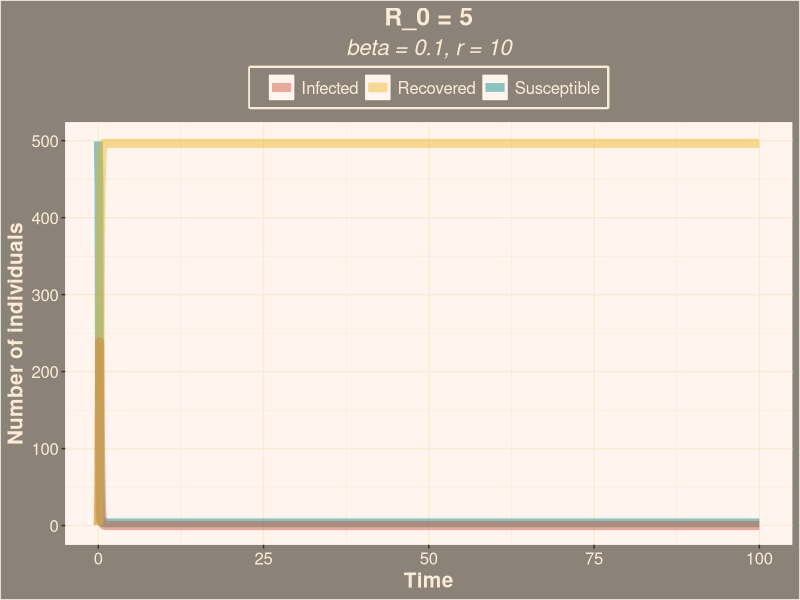
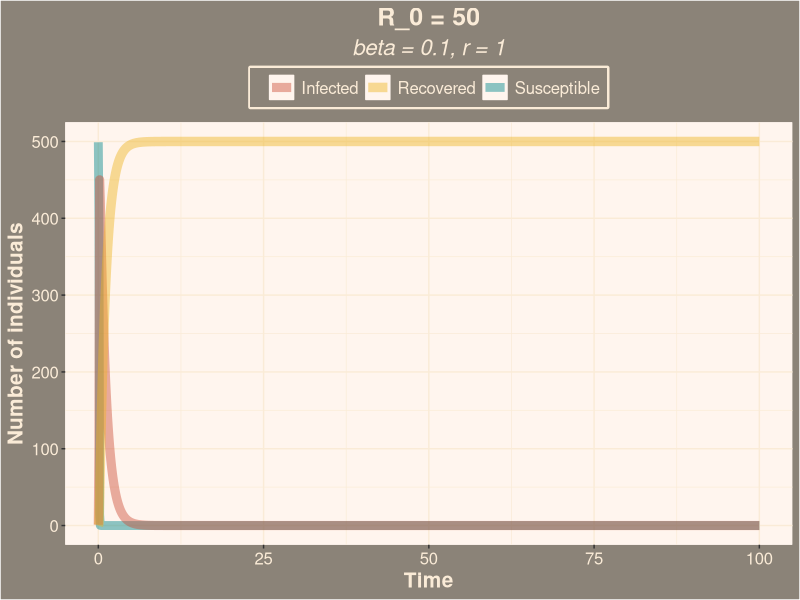
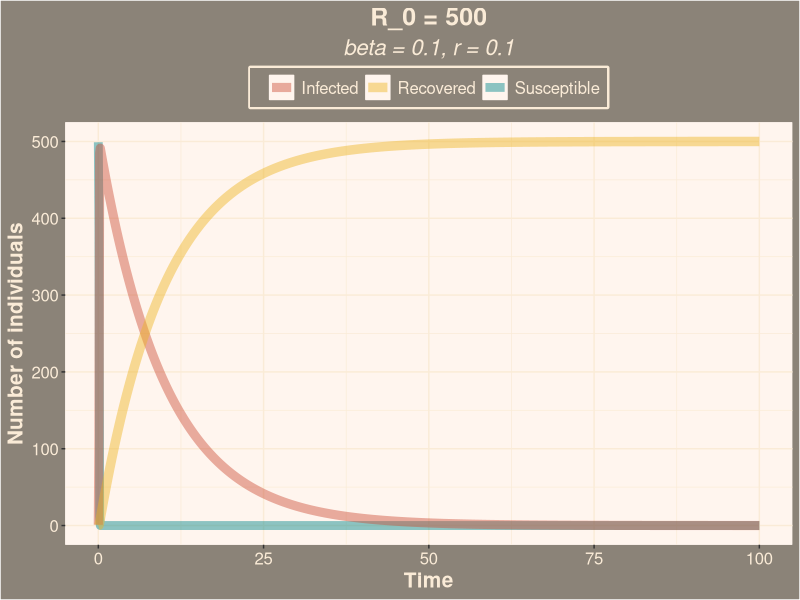
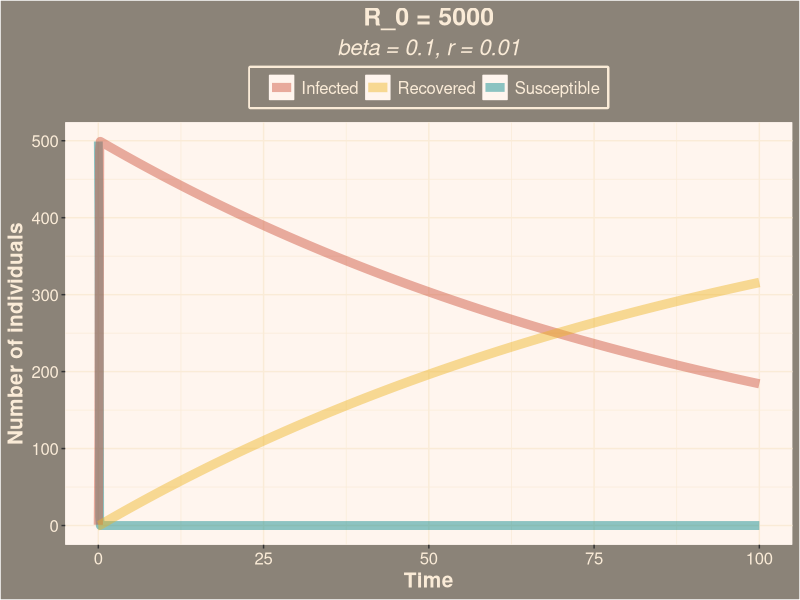
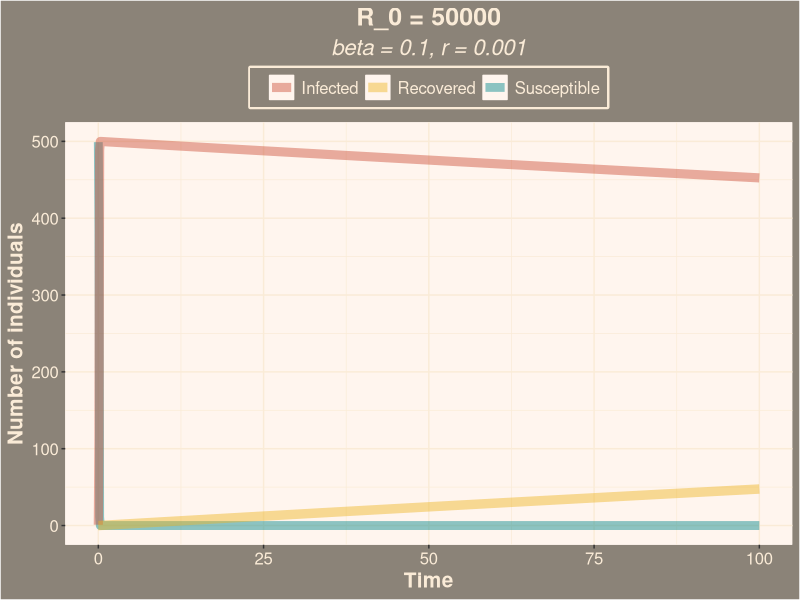
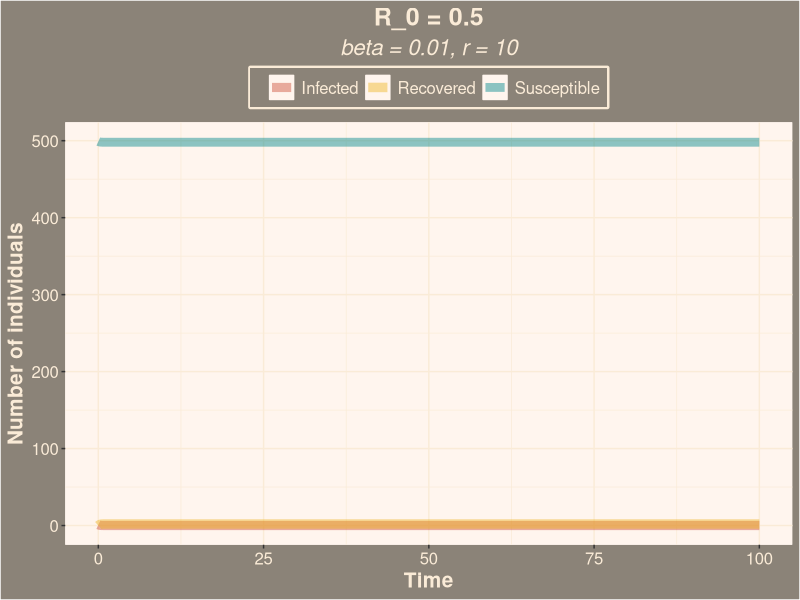
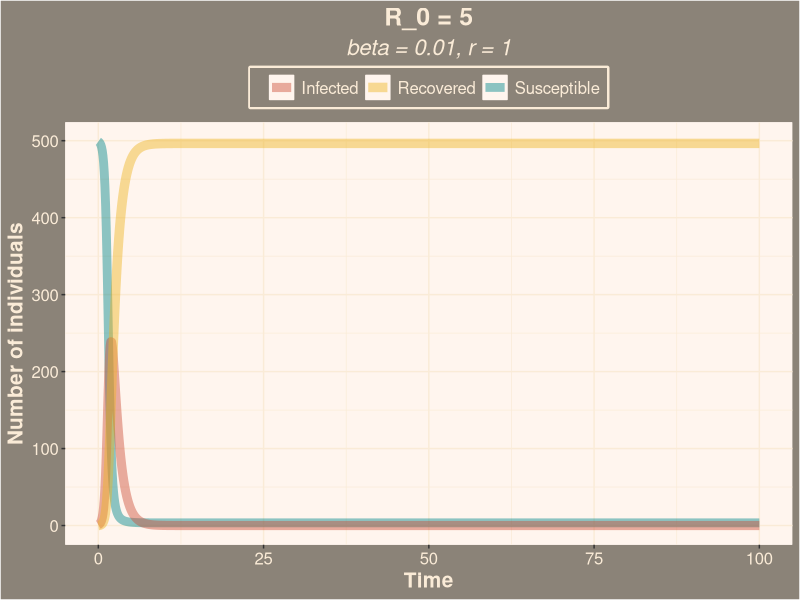
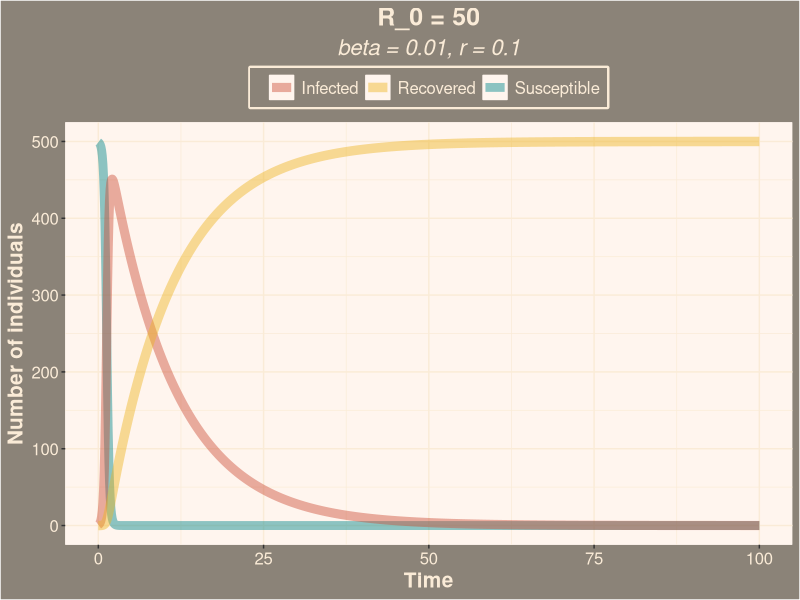

These figures' R source, in order:
##########################################################
# Starting script to the module 'SIR models of epidemics'
##########################################################

# implements the basic SIR model, and plots simulation results

## Here you only need to know basic things:
##  #	To make comments
##  <-	Assigning a value to a symbol
##  c	To create a vector c(v1, v2, ..., vn)
##  e	is *10^
##  seq(a,b,c)	To create a sequence from a to b with intervals c


###################################
# FUNCTION DEFINITIONS
###################################

###
# SIR <- function(t, x, parms)
# Use: calculates the derivatives for the SIR model
# Input: 
#      t: time (not used here, because there is no explicit time dependence)
#      x: vector of the current values of all variables (S, I, R)
#      parms: vector of all parameter values
# Output:
#      der: vector of derivatives

# To use the lsoda function, the model function has to be a function of t (time),
# x (the vector of the variables) and parms (the parameters of the model).


SIR <- function(t, x, parms){
  
  # Beta and r are not global variables. This means that if you type beta in R, the output will be 'beta',
  # and not its value. You have to specify that you want to use the value of beta from 'parms' to solve the ODEs.
  # Similarly, the variables of the model are taken from the vector x. This is done by the 'with' function.
  
  with(as.list(c(parms,x)),{
    dS <- - beta*S*I
    dI <- + beta*S*I - r*I
    dR <- r*I         # Note: because S+I+R=constant, this equation could actually be omitted,
    # and R at any time point could simply be calculated as N-S-I.
    der <- c(dS, dI,dR)
    list(der)  # the output must be returned    
  }) # end of 'with'
  
}  # end of function definition


###########################
# MAIN PROGRAM
###########################

### LOAD LIBRARIES
#load R library for ordinary differential equation solvers
library(deSolve)

#For loop to try different Beta and r values

imax = 5 # eddig megy a betat lepteto for ciklus
jmax = 5 # eddig megy az r-t lepteto for ciklus
matrix_R_0 = matrix(nrow = imax, ncol = jmax) # ebben a matrixban vizsgáljuk R_0 erteket
matrix_Imax = matrix(nrow = imax, ncol = jmax) # ebben a matrixban forog vizsgalni, hogy I max erteke nagyobb-e mint a kezdeti
index = c(0, 0)

for(i in 1:imax) {
  for(j in 1:jmax) {
    
    
    index = c(i, j)
    
    ### INITIALIZE PARAMETER SETTINGS
    
    parms <- c(beta=10^(-i), r=10^(-j+2))		# set the parameters of the model - per time unit!
    inits <- c(S=499, I=1, R=0)		# set the initial values
    dt    <- seq(0,100,0.1)			# set the time points for evaluation
    
    # Calculate and print R_0 on the screen
    N <- sum(inits)
    R_0 <- with(as.list(parms),{beta*N/r})
    
    
    
    ### SIMULATE THE MODEL
    
    ## Use lsoda to solve the differential equations numerically. The syntax should be
    ## lsoda(initial values, time points, function, parameters)
    
    
    
    simulation <- as.data.frame(lsoda(inits, dt, SIR, parms = parms)) # this way our set 'parms' will be used as default
    
    ### PLOT THE OUTPUT
    ##ZS?FI's ggplot graphs
    library(ggplot2)
    
    #itt ?rom be, hogy ki?rja nekem a beta-kat meg r-eket is a plotra
    title = paste("R_0 = ",R_0, sep = "")
    beta = parms[1]
    r = parms[2]
    beta2 = paste("beta = ",beta, sep = "")
    r2 = paste("r = ",r,sep = "")
    subtitle = paste(beta2,r2, sep = ", ")
    
    #plot script
    plot = ggplot(simulation, aes(x = time)) + 
      geom_line(aes(y = S, colour = "Susceptible"), size=3, alpha=0.45) + 
      geom_line(aes(y = I, colour = "Infected"), size=3.1, alpha=0.45) + 
      geom_line(aes(y = R, colour = "Recovered"), size=3.2, alpha=0.45) +
      ylab(label="Number of individuals") + 
      xlab("Time") +
      ggtitle(title, subtitle = subtitle) +
      scale_color_manual(name = " ",
                         values = c("Susceptible" = "turquoise4", "Infected" = "tomato3", "Recovered" = "goldenrod2")) +
      theme(plot.background = element_rect(fill = "antiquewhite4"),
            legend.background = element_rect(fill = "antiquewhite4"),
            plot.title = element_text(size = 18, lineheight=.8, hjust=0.5, face="bold", colour="antiquewhite"),
            plot.subtitle = element_text(size = 16, lineheight=.8, hjust=0.5, face="italic", colour="antiquewhite"),
            axis.title = element_text(size = 15, face="bold",colour="antiquewhite"),
            axis.text = element_text(size = 12,colour="antiquewhite"),
            legend.position="top",
            legend.key = element_rect(fill = "seashell"),
            legend.text = element_text(size = 12,colour="antiquewhite"),
            legend.box.background = element_rect(colour = "antiquewhite", size=1.5),
            panel.background = element_rect(fill = "seashell", colour = "seashell", size = 0.5, linetype = "solid"),
            panel.grid.major = element_line(size = 0.5, linetype = 'solid', colour = "antiquewhite"), 
            panel.grid.minor = element_line(size = 0.25, linetype = 'solid', colour = "antiquewhite"))
    print(plot)
    
    attach(simulation) # this command allows you to refer to the columns of the data frame directly.
    
    #print(c(toString(5 * i + j), max(I)))
    
    print(paste("index: ", index[1], index[2]))
    
    initI = unname( inits[2])
    if(initI < max(I))
    {
      matrix_R_0[i,j] = T # ha a a fertozottek szama tud noni, akkor TRUE lesz a matrix i;j eleme
    }
    else
    {
      matrix_R_0[i,j] = F  # ha nem tud noni a fertozottek szama, FALSE lesz
    }
  
    if(((beta*(S[1]+I[1]+R[1]))/r) > 1) # az if nem tudja kezelni, hogy S, I és R nem egy darab szám, hanem változik a szimuláció során, ezért megkértem, hogy a kezdeti értékkel számoljon
    {
      print("Jarvany")
      matrix_Imax[i,j] = T  # ha R_0 nagyobb 1-nél, akkor a mátrix i;j eleme igaz lesz
    }
    else
    {
      print("Nem jarvany")
      matrix_Imax[i,j] = F # ha R_0 nem nagyobb 1-nél, akkor a mátrix i;j eleme hamis lesz
    }
    print(paste("R_0 =",R_0),quote=FALSE)
    # print(unname( inits[2]))
    # print(max(I))
    print("==================================")
    
    detach(simulation) # clean up the search path
    
  }
}

print("R_0")
print(matrix_R_0)
print("I_max")
print(matrix_Imax)
if (all(matrix_R_0) == all(matrix_Imax)) {  # osszehasonlitom a ket matrixot, viszont az if nem hajlando matrixot kezelni csak ugy
  print("Szupika")
}
